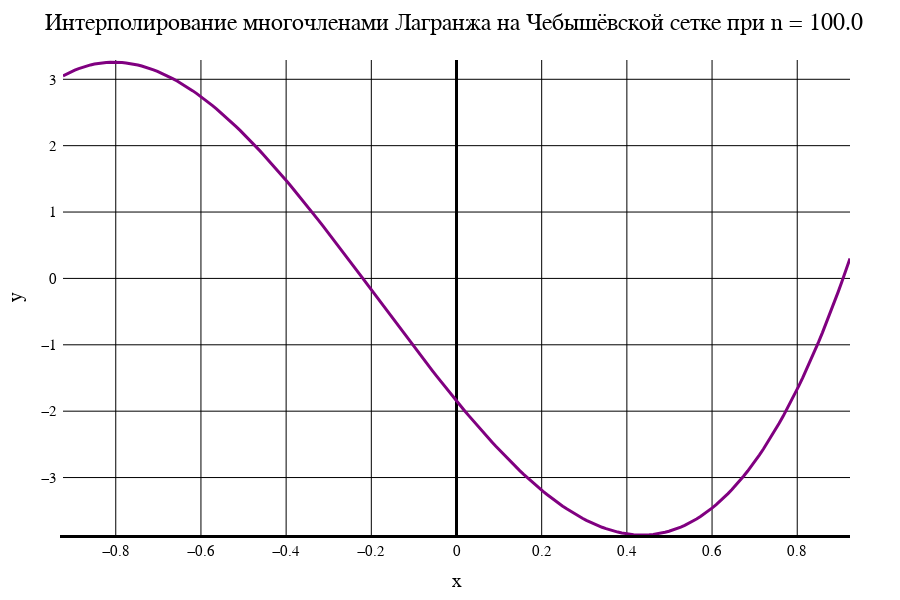

The notebook cell this image was saved under:
### Markdown cell above
Лагранж. Чебышёвская сетка

### Code cell
data2[1]

### Figure 1 — Plotly figure (JSON) as saved in the notebook; plotly's stock layout.template omitted (floating-point values rounded to 4 significant figures; data arrays with more than 128 entries replaced by an {"elided": "..."} marker saying what was removed)
{"data": [{"line": {"color": "purple", "width": 3}, "mode": "line", "type": "scatter", "x": {"elided": "201 float values"}, "y": {"elided": "201 float values"}}], "layout": {"coloraxis": {"outlinecolor": "black"}, "font": {"color": "black", "family": "Time New Roman"}, "height": 600, "margin": {"b": 50, "l": 50, "r": 50, "t": 60}, "paper_bgcolor": "white", "plot_bgcolor": "white", "title": {"autosize": false, "font": {"color": "black", "family": "Times New Roman", "size": 24}, "paper_bgcolor": "red", "text": "Интерполирование многочленами Лагранжа на Чебышёвской сетке при n = 100.0"}, "width": 900, "xaxis": {"color": "black", "gridcolor": "black", "gridwidth": 1, "linecolor": "black", "linewidth": 3, "tickfont": {"size": 15}, "title": {"font": {"color": "black", "family": "Times New Roman", "size": 20}, "text": "x"}, "zeroline": true, "zerolinecolor": "black", "zerolinewidth": 3}, "yaxis": {"exponentformat": "power", "gridcolor": "black", "gridwidth": 1, "linewidth": 3, "range": [-3.865, 3.291], "tickfont": {"size": 15}, "title": {"font": {"color": "black", "family": "Times New Roman", "size": 20}, "text": "y"}, "zeroline": true, "zerolinecolor": "black", "zerolinewidth": 1}}}
